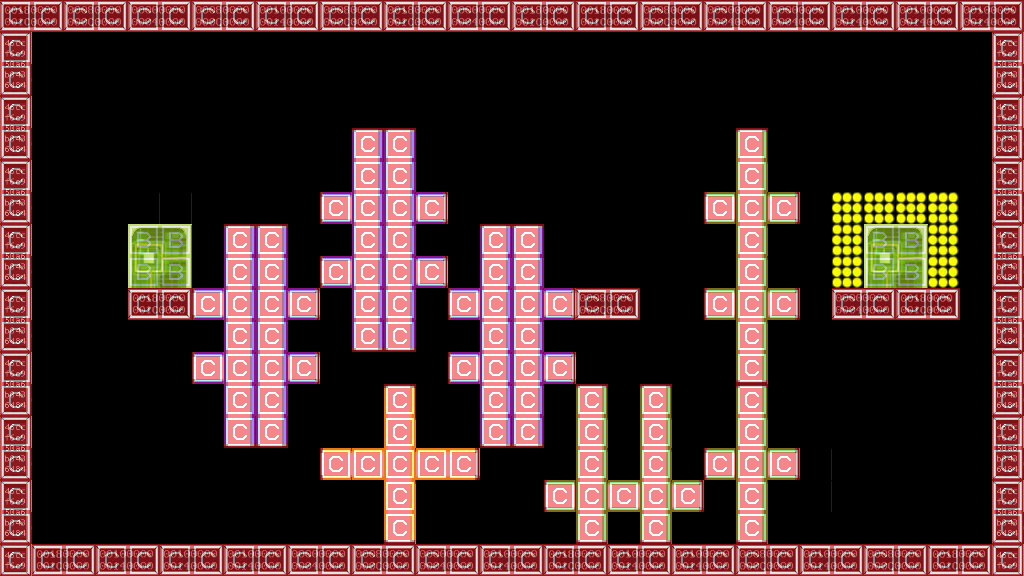

This game map was drawn from its Tiled (.tmx) file and the tilesets committed beside it. A one-line description and the full map source follow:
An orthogonal 32x18 tile map with 32x32 px tiles, 4 tile layers (parallax, back, front, collision), 2 tilesets and 2 objects.

<map version="1.0" orientation="orthogonal" width="32" height="18" tilewidth="32" tileheight="32">
 <tileset firstgid="1" name="tilesetCollision" tilewidth="32" tileheight="32">
  <image source="../bitmaps/tilesetCollision.png" width="64" height="32" />
 </tileset>
 <tileset firstgid="3" name="tileset" tilewidth="32" tileheight="32">
  <image source="../bitmaps/tileset.png" width="1024" height="2528" />
 </tileset>
 <layer name="parallax" width="32" height="18">
  <data encoding="csv">
0,0,0,0,0,0,0,0,0,0,0,0,0,0,0,0,0,0,0,0,0,0,0,0,0,0,0,0,0,0,0,0,
0,0,0,0,0,0,0,0,0,0,0,0,0,0,0,0,0,0,0,0,0,0,0,0,0,0,0,0,0,0,0,0,
0,0,0,0,0,0,0,0,0,0,0,0,0,0,0,0,0,0,0,0,0,0,0,0,0,0,0,0,0,0,0,0,
0,0,0,0,0,0,0,0,0,0,0,0,0,0,0,0,0,0,0,0,0,0,0,0,0,0,0,0,0,0,0,0,
0,0,0,0,0,0,0,0,0,0,0,0,0,0,0,0,0,0,0,0,0,0,0,0,0,0,0,0,0,0,0,0,
0,0,0,0,0,0,0,0,0,0,0,0,0,0,0,0,0,0,0,0,0,0,0,0,0,0,0,0,0,0,0,0,
0,0,0,0,0,0,0,0,0,0,0,0,0,0,0,0,0,0,0,0,0,0,0,0,0,0,0,0,0,0,0,0,
0,0,0,0,0,0,0,0,0,0,0,0,0,0,0,0,0,0,0,0,0,0,0,0,0,0,0,0,0,0,0,0,
0,0,0,0,0,0,0,0,0,0,0,0,0,0,0,0,0,0,0,0,0,0,0,0,0,0,0,0,0,0,0,0,
0,0,0,0,0,0,0,0,0,0,0,0,0,0,0,0,0,0,0,0,0,0,0,0,0,0,0,0,0,0,0,0,
0,0,0,0,0,0,0,0,0,0,0,0,0,0,0,0,0,0,0,0,0,0,0,0,0,0,0,0,0,0,0,0,
0,0,0,0,0,0,0,0,0,0,0,0,0,0,0,0,0,0,0,0,0,0,0,0,0,0,0,0,0,0,0,0,
0,0,0,0,0,0,0,0,0,0,0,0,0,0,0,0,0,0,0,0,0,0,0,0,0,0,0,0,0,0,0,0,
0,0,0,0,0,0,0,0,0,0,0,0,0,0,0,0,0,0,0,0,0,0,0,0,0,0,0,0,0,0,0,0,
0,0,0,0,0,0,0,0,0,0,0,0,0,0,0,0,0,0,0,0,0,0,0,0,0,0,0,0,0,0,0,0,
0,0,0,0,0,0,0,0,0,0,0,0,0,0,0,0,0,0,0,0,0,0,0,0,0,0,0,0,0,0,0,0,
0,0,0,0,0,0,0,0,0,0,0,0,0,0,0,0,0,0,0,0,0,0,0,0,0,0,0,0,0,0,0,0,
0,0,0,0,0,0,0,0,0,0,0,0,0,0,0,0,0,0,0,0,0,0,0,0,0,0,0,0,0,0,0,0
</data>
 </layer>
 <layer name="back" width="32" height="18">
  <data encoding="csv">
0,0,0,0,0,0,0,0,0,0,0,0,0,0,0,0,0,0,0,0,0,0,0,0,0,0,0,0,0,0,0,0,
0,0,0,0,0,0,0,0,0,0,0,0,0,0,0,0,0,0,0,0,0,0,0,0,0,0,0,0,0,0,0,0,
0,0,0,0,0,0,0,0,0,0,0,0,0,0,0,0,0,0,0,0,0,0,0,0,0,0,0,0,0,0,0,0,
0,0,0,0,0,0,0,0,0,0,0,0,0,0,0,0,0,0,0,0,0,0,0,0,0,0,0,0,0,0,0,0,
0,0,0,0,0,0,0,0,0,0,0,0,0,0,0,0,0,0,0,0,0,0,0,0,0,0,0,0,0,0,0,0,
0,0,0,0,0,0,0,0,0,0,0,0,0,0,0,0,0,0,0,0,0,0,0,0,0,0,0,0,0,0,0,0,
0,0,0,0,6,6,0,0,0,0,0,0,0,0,0,0,0,0,0,0,0,0,0,0,0,0,137,137,137,137,0,0,
0,0,0,0,107,108,0,0,0,0,0,0,0,0,0,0,0,0,0,0,0,0,0,0,0,0,137,107,108,137,0,0,
0,0,0,0,139,140,0,0,0,0,0,0,0,0,0,0,0,0,0,0,0,0,0,0,0,0,137,139,140,137,0,0,
0,0,0,0,0,0,0,0,0,0,0,0,0,0,0,0,0,0,0,0,0,0,0,0,0,0,0,0,0,0,0,0,
0,0,0,0,0,0,0,0,0,0,0,0,0,0,0,0,0,0,0,0,0,0,0,0,0,0,0,0,0,0,0,0,
0,0,0,0,0,0,0,0,0,0,0,0,0,0,0,0,0,0,0,0,0,0,0,0,0,0,0,0,0,0,0,0,
0,0,0,0,0,0,0,0,0,0,0,0,0,0,0,0,0,0,0,0,0,0,0,0,0,0,0,0,0,0,0,0,
0,0,0,0,0,0,0,0,0,0,0,0,0,0,0,0,0,0,0,0,0,0,0,0,0,0,0,0,0,0,0,0,
0,0,0,0,0,0,0,0,0,0,0,0,0,0,0,0,0,0,0,0,0,0,0,0,6,6,0,0,0,0,0,0,
0,0,0,0,0,0,0,0,0,0,0,0,0,0,0,0,0,0,0,0,0,0,0,0,0,6,0,0,0,0,0,0,
0,0,0,0,0,0,0,0,0,0,0,0,0,0,0,0,0,0,0,0,0,0,0,0,0,0,0,0,0,0,0,0,
0,0,0,0,0,0,0,0,0,0,0,0,0,0,0,0,0,0,0,0,0,0,0,0,0,0,0,0,0,0,0,0
</data>
 </layer>
 <layer name="front" width="32" height="18">
  <data encoding="csv">
7,12,11,12,9,12,11,12,13,14,11,10,15,10,9,10,15,8,7,8,11,8,9,8,9,8,13,8,13,8,13,8,
71,0,0,0,0,0,0,0,0,0,0,0,0,0,0,0,0,0,0,0,0,0,0,0,0,0,0,0,0,0,0,71,
103,0,0,0,0,0,0,0,0,0,0,0,0,0,0,0,0,0,0,0,0,0,0,0,0,0,0,0,0,0,0,103,
71,0,0,0,0,0,0,0,0,0,0,0,0,0,0,0,0,0,0,0,0,0,0,0,0,0,0,0,0,0,0,71,
103,0,0,0,0,0,0,0,0,0,0,165,165,0,0,0,0,0,0,0,0,0,0,171,0,0,0,0,0,0,0,103,
71,0,0,0,0,0,0,0,0,0,0,164,164,0,0,0,0,0,0,0,0,0,0,170,0,0,0,0,0,0,0,71,
103,0,0,0,0,0,0,0,0,0,166,164,164,228,0,0,0,0,0,0,0,0,172,170,168,0,0,0,0,0,0,103,
71,0,0,0,0,0,0,165,165,0,0,164,164,0,0,165,165,0,0,0,0,0,0,170,0,0,0,0,0,0,0,71,
103,0,0,0,0,0,0,164,164,0,166,164,164,228,0,164,164,0,0,0,0,0,0,170,0,0,0,0,0,0,0,103,
71,0,0,0,7,10,166,164,164,228,0,164,164,0,166,164,164,228,11,12,0,0,172,170,168,0,9,10,7,8,0,71,
103,0,0,0,0,0,0,164,164,0,0,231,231,0,0,164,164,0,0,0,0,0,0,170,0,0,0,0,0,0,0,103,
71,0,0,0,0,0,166,164,164,228,0,0,0,0,166,164,164,228,0,0,0,0,0,169,0,0,0,0,0,0,0,71,
103,0,0,0,0,0,0,164,164,0,0,0,204,0,0,164,164,0,171,0,171,0,0,171,0,0,0,0,0,0,0,103,
71,0,0,0,0,0,0,231,231,0,0,0,203,0,0,231,231,0,170,0,170,0,0,170,0,0,0,0,0,0,0,71,
103,0,0,0,0,0,0,0,0,0,227,200,203,200,201,0,0,0,170,0,170,0,172,170,168,0,0,0,0,0,0,103,
71,0,0,0,0,0,0,0,0,0,0,0,203,0,0,0,0,172,170,167,170,168,0,170,0,0,0,0,0,0,0,71,
103,0,0,0,0,0,0,0,0,0,0,0,202,0,0,0,0,0,169,0,169,0,0,169,0,0,0,0,0,0,0,103,
39,7,10,13,10,13,10,13,10,9,10,11,10,9,10,13,10,7,10,13,10,13,10,11,10,13,10,11,10,7,10,39
</data>
 </layer>
 <layer name="collision" width="32" height="18" opacity="0.53">
  <data encoding="csv">
1,1,1,1,1,1,1,1,1,1,1,1,1,1,1,1,1,1,1,1,1,1,1,1,1,1,1,1,1,1,1,1,
1,0,0,0,0,0,0,0,0,0,0,0,0,0,0,0,0,0,0,0,0,0,0,0,0,0,0,0,0,0,0,1,
1,0,0,0,0,0,0,0,0,0,0,0,0,0,0,0,0,0,0,0,0,0,0,0,0,0,0,0,0,0,0,1,
1,0,0,0,0,0,0,0,0,0,0,0,0,0,0,0,0,0,0,0,0,0,0,0,0,0,0,0,0,0,0,1,
1,0,0,0,0,0,0,0,0,0,0,1,1,0,0,0,0,0,0,0,0,0,0,1,0,0,0,0,0,0,0,1,
1,0,0,0,0,0,0,0,0,0,0,1,1,0,0,0,0,0,0,0,0,0,0,1,0,0,0,0,0,0,0,1,
1,0,0,0,0,0,0,0,0,0,1,1,1,1,0,0,0,0,0,0,0,0,1,1,1,0,0,0,0,0,0,1,
1,0,0,0,2,2,0,1,1,0,0,1,1,0,0,1,1,0,0,0,0,0,0,1,0,0,0,2,2,0,0,1,
1,0,0,0,2,2,0,1,1,0,1,1,1,1,0,1,1,0,0,0,0,0,0,1,0,0,0,2,2,0,0,1,
1,0,0,0,1,1,1,1,1,1,0,1,1,0,1,1,1,1,1,1,0,0,1,1,1,0,1,1,1,1,0,1,
1,0,0,0,0,0,0,1,1,0,0,1,1,0,0,1,1,0,0,0,0,0,0,1,0,0,0,0,0,0,0,1,
1,0,0,0,0,0,1,1,1,1,0,0,0,0,1,1,1,1,0,0,0,0,0,1,0,0,0,0,0,0,0,1,
1,0,0,0,0,0,0,1,1,0,0,0,1,0,0,1,1,0,1,0,1,0,0,1,0,0,0,0,0,0,0,1,
1,0,0,0,0,0,0,1,1,0,0,0,1,0,0,1,1,0,1,0,1,0,0,1,0,0,0,0,0,0,0,1,
1,0,0,0,0,0,0,0,0,0,1,1,1,1,1,0,0,0,1,0,1,0,1,1,1,0,0,0,0,0,0,1,
1,0,0,0,0,0,0,0,0,0,0,0,1,0,0,0,0,1,1,1,1,1,0,1,0,0,0,0,0,0,0,1,
1,0,0,0,0,0,0,0,0,0,0,0,1,0,0,0,0,0,1,0,1,0,0,1,0,0,0,0,0,0,0,1,
1,1,1,1,1,1,1,1,1,1,1,1,1,1,1,1,1,1,1,1,1,1,1,1,1,1,1,1,1,1,1,1
</data>
 </layer>
 <objectgroup name="wires" width="0" height="0">
  <object x="896" y="256">
   <polyline points="0,0 0,192 128,192" />
  </object>
  <object x="160" y="256">
   <polyline points="0,0 -160,0" />
  </object>
 </objectgroup>
</map>
